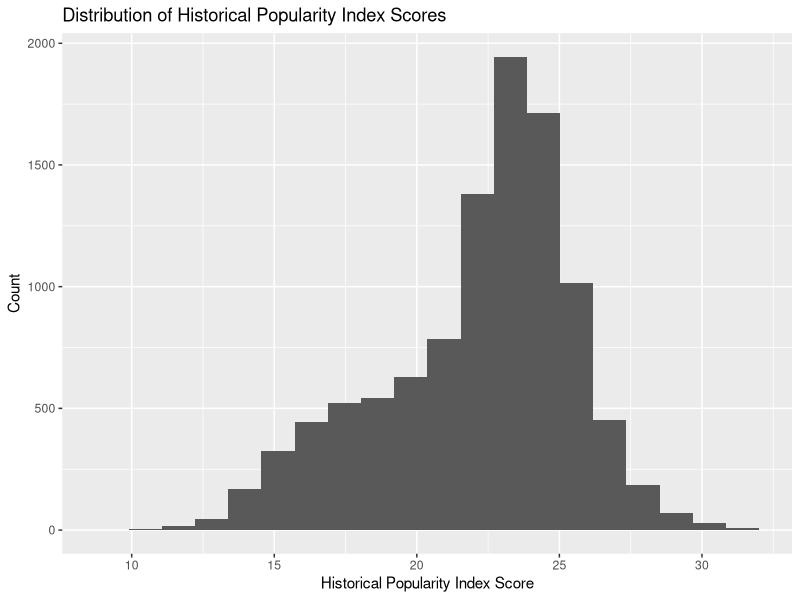
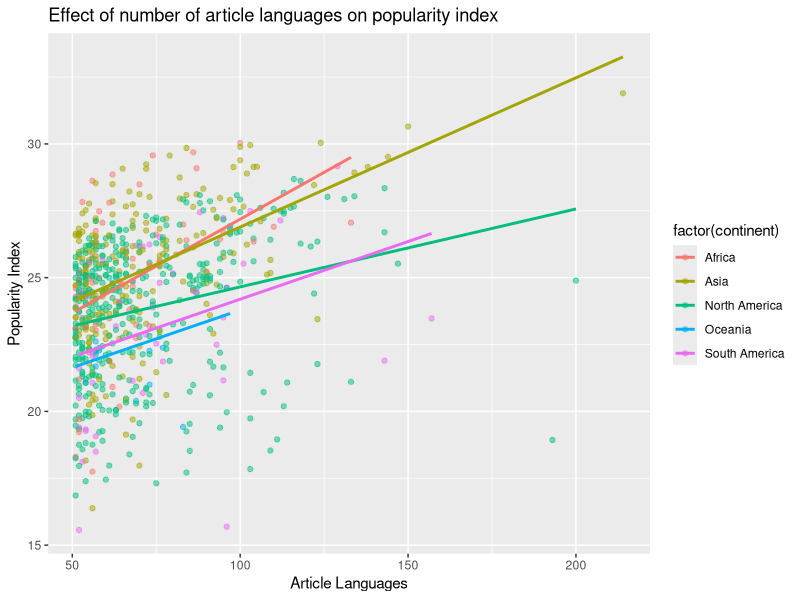
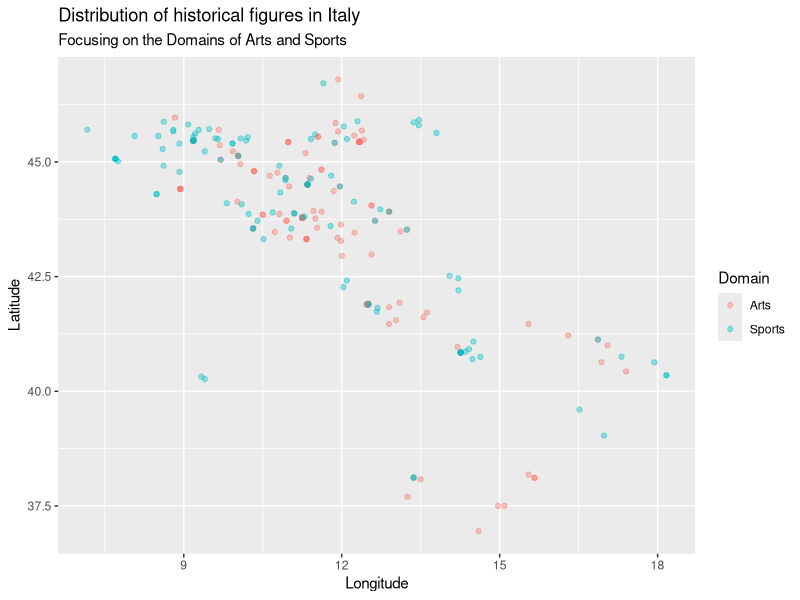

R code for these plots, in order:
## ---- chunk 1
knitr::opts_chunk$set(echo = FALSE)
## ---- chunk 2
library(tidyverse)
library(broom)
## ---- chunk 3
panth <- read_csv("data/cdatabase.csv",
                  na = c("Unknown", "1237?", "530s"))
## ---- chunk 4
panth_mod <- na.omit(panth)

panth_mod %>%
  ncol()

panth_mod %>%
  nrow()
## ---- chunk 5
panth_mod %>%
  count(sex)
## ---- chunk 6
panth_mod %>%
  ggplot(mapping = aes(x = historical_popularity_index)) +
  geom_histogram(bins = 20) + 
  labs(title = "Distribution of Historical Popularity Index Scores", y = "Count", 
       x = "Historical Popularity Index Score")

panth_mod %>%
  summarise(mean = mean(historical_popularity_index), 
            median = median(historical_popularity_index), 
            sd = sd(historical_popularity_index))
## ---- chunk 7
m_pop_sex <- lm(historical_popularity_index ~ sex , data = panth_mod)
tidy(m_pop_sex) %>%
  select(term, estimate)
## ---- chunk 8
glance(m_pop_sex)$r.squared
## ---- chunk 9
m_full <- lm(historical_popularity_index ~ sex +
               domain +
               article_languages +
               continent +
               continent * article_languages,
             data = panth_mod)
tidy(m_full) %>%
  select(term, estimate)
## ---- chunk 10
glance(m_full)$r.squared
## ---- chunk 11
selected_model <- step(m_full, direction = "backward")

tidy(selected_model) %>%
  select(term, estimate)

glance(m_full)$AIC
## ---- chunk 12
panth_mod %>%
  filter(continent != "Europe",
         article_languages > 50)%>%
  ggplot(mapping = aes(y = historical_popularity_index, x = article_languages,
                       color = factor(continent))) + geom_point(alpha = .5) + 
    geom_smooth(method = "lm", se = FALSE)+
    labs(x = "Article Languages", y = "Popularity Index", 
    title = "Effect of number of article languages on popularity index") 
    
## ---- chunk 13
panth_mod %>%
  filter(country == "Italy") %>%
  filter(domain %in% c("Sports","Arts"))%>%
  ggplot(panth, mapping = aes(x = longitude, y = latitude, color = domain)) +
  geom_point(alpha = .4) +
  theme_grey() +
  labs(title = "Distribution of historical figures in Italy", 
       subtitle = "Focusing on the Domains of Arts and Sports", x = "Longitude", y = "Latitude", color = "Domain")
